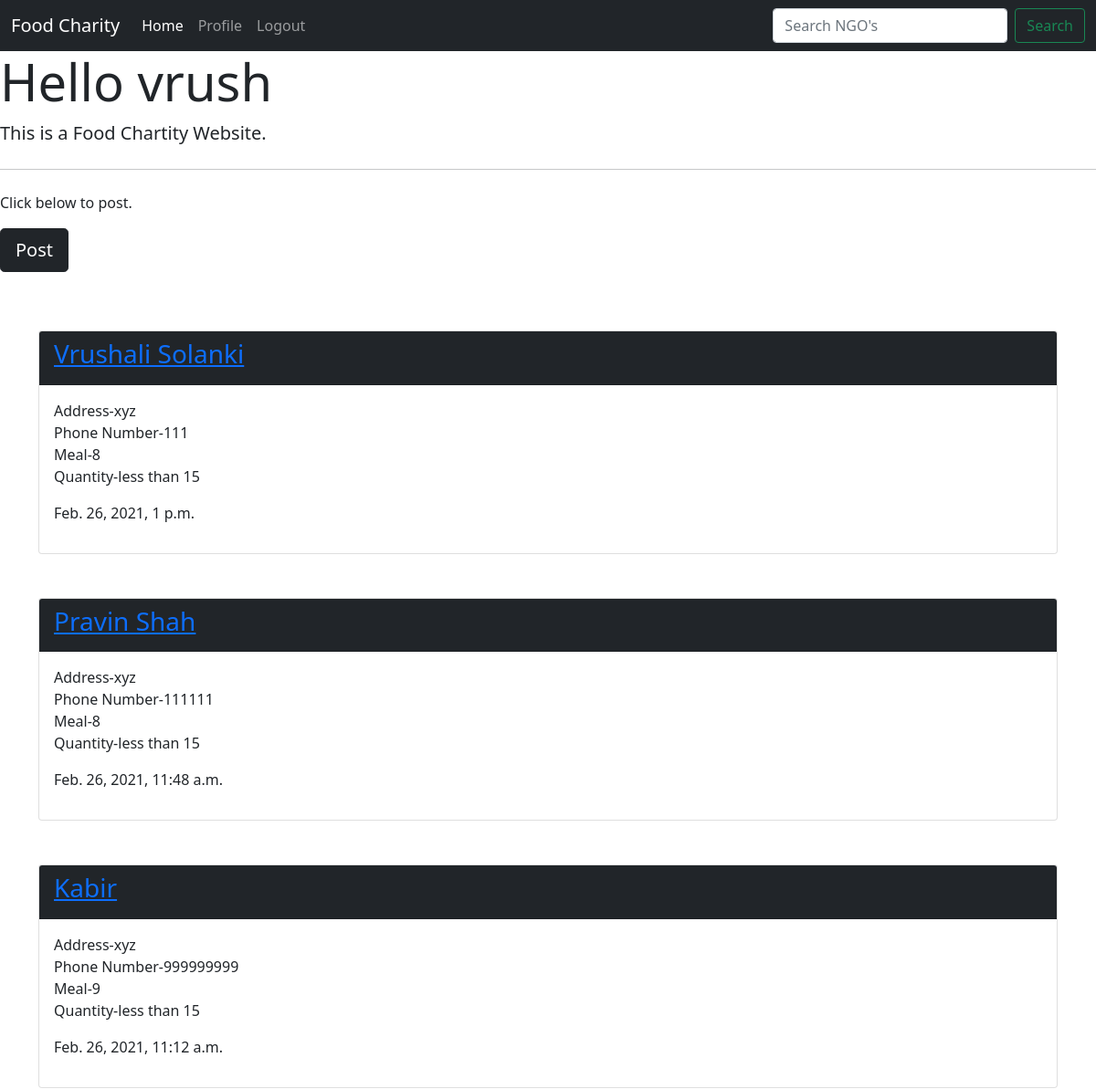
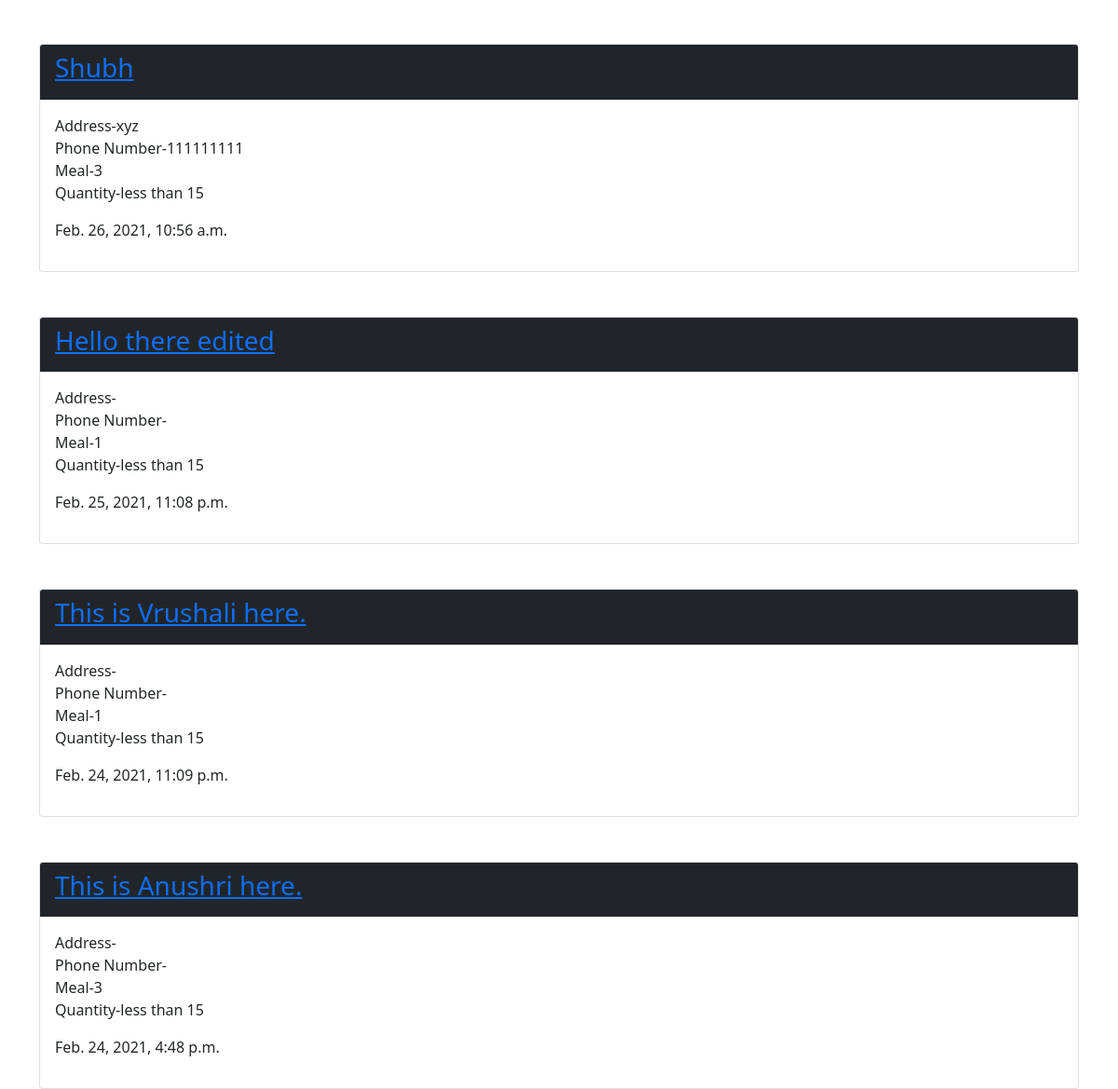
The app's page / (signed in) with its own data (2 pictures, top to bottom).
### feed/models.py (models this page shows)
class tweet(models.Model):
    fname = models.CharField(max_length=280,default='')
    address = models.TextField(max_length=280,default='')
    phone = models.CharField(max_length=280,default='')
    meal = models.CharField(max_length=15, choices=meal, default='dinner')
    quantity= models.CharField(max_length=15, choices=quantity, default='less than 15')
    datetime = models.DateTimeField(default=timezone.now)

### feed/views.py (the view)
# urls.py: path('',TweetListView.as_view(), name='home'),
class TweetListView(LoginRequiredMixin,ListView):
    model=tweet
    template_name='home.html'
    ordering=['-datetime']

### feed/templates/home.html (shortened to what this page needs)
{% extends 'base.html'%}
{% block content%}
    <div class="jumbotron">
        <h1 class="display-4">Hello {{user.username}}</h1>
        <p class="lead">This is a Food Chartity Website.</p>
        <hr class="my-4">
        <p>Click below to post.</p>
        <p class="lead">
        <a class="btn btn-dark btn-lg" href="{% url 'postcreate' %}" role="button">Post</a>
        </p>
    </div>
    <div class='container'>
        {% for tweet in object_list %}
            <br><br>
            <div class="card" >
                <div class="card-header bg-dark">
                    <a href="{% url 'profile' %}"><h3>{{tweet.fname}}</h3></a>
                </div>
                <div class="card-body">
                    <p>
                        Address-{{tweet.address}}<br>
                        Phone Number-{{tweet.phone}}<br>
                        Meal-{{tweet.meal}}<br>
                        Quantity-{{tweet.quantity}}<br>
                    </p>
                  <p>{{tweet.datetime}}</p>
                </div>
            </div>
        {% endfor %}
    </div>
{% endblock content%}

### feed/templates/base.html (shortened to what this page needs)
{% load static %}
<!DOCTYPE html>
<html lang="en">
<head>
    <link href="https://cdn.jsdelivr.net/npm/bootstrap@5.0.0-beta2/dist/css/bootstrap.min.css" rel="stylesheet">
</head>
<body>
    <nav class="navbar navbar-expand-lg navbar-dark bg-dark">
        <div class="container-fluid">
          <a class="navbar-brand" href="#">Food Charity</a>
          <div class="collapse navbar-collapse" id="navbarSupportedContent">
            <ul class="navbar-nav me-auto mb-2 mb-lg-0">
              <li class="nav-item">
                <a class="nav-link active" aria-current="page" href="{% url 'home' %}">Home</a>
              </li>
              <li class="nav-item">
                <a class="nav-link" href="{% url 'profile' %}">Profile</a>
              </li>
              <li class="nav-item">
                <a class="nav-link " href="{% url 'logout' %}" tabindex="-1">Logout</a>
              </li>
            </ul>
            <form class="d-flex">
              <input class="form-control me-2" type="search" placeholder="Search NGO's" aria-label="Search NGO's">
              <button class="btn btn-outline-success" type="submit">Search </button>
            </form>
          </div>
        </div>
      </nav>
    {% block content%}
    {% endblock content %}
</body>
</html>

### records on screen
tweet: fname "Vrushali Solanki", address "xyz", phone "111", meal "8", quantity "less than 15", datetime "Feb. 26, 2021, 1 p.m."
tweet: fname "Pravin Shah", address "xyz", phone "111111", meal "8", quantity "less than 15", datetime "Feb. 26, 2021, 11:48 a.m."
tweet: fname "Kabir", address "xyz", phone "999999999", meal "9", quantity "less than 15", datetime "Feb. 26, 2021, 11:12 a.m."
tweet: fname "Shubh", address "xyz", phone "111111111", meal "3", quantity "less than 15", datetime "Feb. 26, 2021, 10:56 a.m."
tweet: fname "Hello there edited", meal "1", quantity "less than 15", datetime "Feb. 25, 2021, 11:08 p.m."
tweet: fname "This is Vrushali here.", meal "1", quantity "less than 15", datetime "Feb. 24, 2021, 11:09 p.m."
tweet: fname "This is Anushri here.", meal "3", quantity "less than 15", datetime "Feb. 24, 2021, 4:48 p.m."

### other values on screen
{{ user.username }} "vrush"
